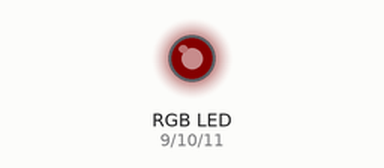
Recording of a sketch running on a simulated Arduino Uno, built with avr-gcc and run on an emulated ATmega328P. Shown: an RGB LED mixed from three pins (HIGH = lit). Dim RGB values are drawn brighter than linear.

Above: at 0.15 s.
At 2.55 s:
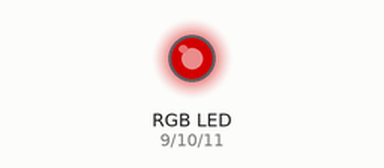
At 5.2 s:
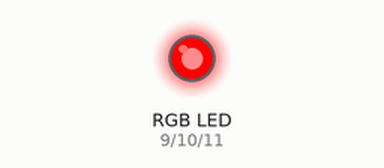
At 17.2 s:
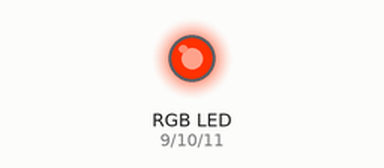
At 23.3 s:
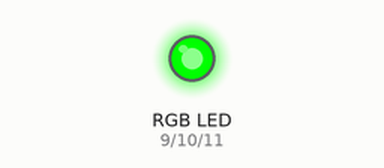
At 33.4 s:
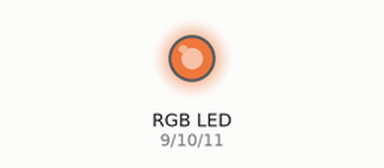
Timing chart, 0 to 40.0 s (numbered marks = the images above):
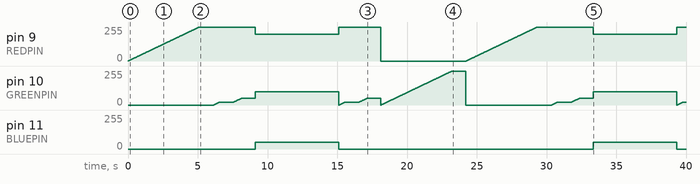

The sketch:

sketch_feb09a.ino
```cpp
// color swirl! connect an RGB LED to the PWM pins as indicated
// in the #defines
// public domain, enjoy!

#define REDPIN 9
#define GREENPIN 10
#define BLUEPIN 11

#define FADESPEED 20     // make this higher to slow down
#define DELAY 1000

void setup() {
  pinMode(REDPIN, OUTPUT);
  pinMode(GREENPIN, OUTPUT);
  pinMode(BLUEPIN, OUTPUT);
}

//////////////////////////////////////////////////////////////////////////////////////////////////////
// TODO: to simulate (30 second demo)
//
// 06:15 off, fade up to red/orange/yellow
// 06:30 fadeup to white, turn off (just after fluorescents turn on)
// 18:25 fade up to orange/yellow, dim to orangered or just red
// 18:45 dim down to off
// 19:00 fade up to green (lights garden at night, does not interfere with plant photosynthesis)
// 22:00 fade down to off
///////////////////////////////////////////////////////////////////////////////////////////////////////

void loop() {
  int r, g, b;

  do_turn_off();

  /* 06:15 off, fade up to red/orange/yellow */
  do_fade(0, 256, 1, REDPIN);   // red
  do_fade(0, 20, 1, GREENPIN);  // orange
  do_fade(20, 50, 1, GREENPIN); // yellow

  /* 06:30 fadeup to white, turn off (just after fluorescents turn on) */
  do_white();
  do_turn_off();

  /* 18:25 fade up to orange/yellow, dim to orangered or just red */
  analogWrite(REDPIN, 255);
  do_fade(0, 20, 1, GREENPIN);  // orange
  do_fade(20, 50, 1, GREENPIN); // yellow
  do_turn_off();

  /* 19:00 fade up to green
  (lights garden at night, does not interfere with plant photosynthesis)
  */
  do_fade(0, 255, 1, GREENPIN);
}

////////////////////////////////////////////////////////////
// brings up one PIN to a particular limit (color)
////////////////////////////////////////////////////////////
void do_fade(int start, int limit, int incr, int pin) {
  for (int i=start; i<limit; i+=incr) {
    analogWrite(pin, i);
    delay(FADESPEED);
  }
  delay(DELAY);
}

////////////////////////////////////////////////////
// blinding white light
////////////////////////////////////////////////////
void do_white() {
  analogWrite(REDPIN, 200);
  analogWrite(GREENPIN, 100);
  analogWrite(BLUEPIN, 50);
  delay(6000);
}

////////////////////////////
// turn off the lights
////////////////////////////
void do_turn_off() {
  analogWrite(REDPIN, 0);
  analogWrite(GREENPIN, 0);
  analogWrite(BLUEPIN, 0);
}
```

Measured:
- by itself, pin 11 (BLUEPIN): alternates 50/255 for 6.0 s and 0/255 for 18.2 s
